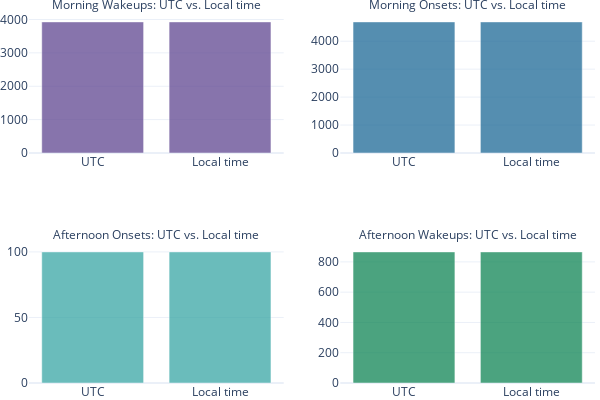

Notebook code cell kept with this figure:
### Markdown cell above
Since the timestamps in both the series and events data are presented with the local time zone offsets, the real question is whether it makes sense to keep the event time in the local time zones or cast them all to UTC. This section is going to visualize some TZ-related patterns.

### Code cell
import pandas as pd
import plotly.graph_objects as go
from plotly.subplots import make_subplots
import plotly.express as px

ground_truth = pd.read_csv("train_events.csv")

# get event counts in UTC
df = ground_truth.copy()
df["timestamp"] = pd.to_datetime(df["timestamp"],utc=True)
df["hour"] = df["timestamp"].dt.hour

# filter for mornings and afternoons
df_morning   = df.loc[df["hour"] <= 12].copy()
df_afternoon = df.loc[df["hour"]  > 12].copy()

utc_stat = {
    "label": "UTC",
    "morning_wakeups": df_morning.loc[df_morning["event"] == "wakeup"].shape[0],
    "morning_onsets": df_morning.loc[df_morning["event"] == "onset"].shape[0],
    "afternoon_onsets": df_afternoon.loc[df_afternoon["event"] == "onset"].shape[0],
    "afternoon_wakeups": df_afternoon.loc[df_afternoon["event"] == "wakeup"].shape[0]
}

# get event counts in the local time zone time
df = ground_truth.copy()
df['timestamp'] = pd.to_datetime(df['timestamp'], utc=True).dt.tz_convert(None)

df["hour"] = df["timestamp"].dt.hour
# filter for mornings and afternoons
df_morning   = df.loc[df["hour"] <= 12].copy()
df_afternoon = df.loc[df["hour"]  > 12].copy()

local_tz_stat = {
    "label": "Local time",
    "morning_wakeups": df_morning.loc[df_morning["event"] == "wakeup"].shape[0],
    "morning_onsets": df_morning.loc[df_morning["event"] == "onset"].shape[0],
    "afternoon_onsets": df_afternoon.loc[df_afternoon["event"] == "onset"].shape[0],
    "afternoon_wakeups": df_afternoon.loc[df_afternoon["event"] == "wakeup"].shape[0]
}

data = [utc_stat, local_tz_stat]
df_stat = pd.DataFrame.from_dict(data)

fig = make_subplots(rows=2, cols=2, subplot_titles=('Morning Wakeups: UTC vs. Local time',
                                                    'Morning Onsets: UTC vs. Local time',
                                                    'Afternoon Onsets: UTC vs. Local time',
                                                    'Afternoon Wakeups: UTC vs. Local time'
                                                   ))

fig.add_trace(go.Bar(x=df_stat['label'], y=df_stat['morning_wakeups']), row=1, col=1)
fig.add_trace(go.Bar(x=df_stat['label'], y=df_stat['morning_onsets']), row=1, col=2)
fig.add_trace(go.Bar(x=df_stat['label'], y=df_stat['afternoon_onsets']), row=2, col=1)
fig.add_trace(go.Bar(x=df_stat['label'], y=df_stat['afternoon_wakeups']), row=2, col=2)
                                
# Update visual layout
fig.update_layout(
    showlegend=False,
    width=600,
    height=400,
    autosize=False,
    margin=dict(t=15, b=0, l=5, r=5),
    template="plotly_white",
    colorway=px.colors.qualitative.Prism ,
)

# update font size at the axes
fig.update_coloraxes(colorbar_tickfont_size=10)

# Update font in the titles: Apparently subplot titles are annotations 
fig.update_annotations(font_size=12)

# Reduce opacity
fig.update_traces(opacity=0.75)

fig.show()

### Figure 1 — Plotly figure (JSON) as saved in the notebook; plotly's stock layout.template omitted (floating-point values rounded to 4 significant figures)
{"data": [{"opacity": 0.75, "type": "bar", "x": ["UTC", "Local time"], "xaxis": "x", "y": [3928, 3928], "yaxis": "y"}, {"opacity": 0.75, "type": "bar", "x": ["UTC", "Local time"], "xaxis": "x2", "y": [4691, 4691], "yaxis": "y2"}, {"opacity": 0.75, "type": "bar", "x": ["UTC", "Local time"], "xaxis": "x3", "y": [100, 100], "yaxis": "y3"}, {"opacity": 0.75, "type": "bar", "x": ["UTC", "Local time"], "xaxis": "x4", "y": [866, 866], "yaxis": "y4"}], "layout": {"annotations": [{"font": {"size": 12}, "showarrow": false, "text": "Morning Wakeups: UTC vs. Local time", "x": 0.225, "xanchor": "center", "xref": "paper", "y": 1, "yanchor": "bottom", "yref": "paper"}, {"font": {"size": 12}, "showarrow": false, "text": "Morning Onsets: UTC vs. Local time", "x": 0.775, "xanchor": "center", "xref": "paper", "y": 1, "yanchor": "bottom", "yref": "paper"}, {"font": {"size": 12}, "showarrow": false, "text": "Afternoon Onsets: UTC vs. Local time", "x": 0.225, "xanchor": "center", "xref": "paper", "y": 0.375, "yanchor": "bottom", "yref": "paper"}, {"font": {"size": 12}, "showarrow": false, "text": "Afternoon Wakeups: UTC vs. Local time", "x": 0.775, "xanchor": "center", "xref": "paper", "y": 0.375, "yanchor": "bottom", "yref": "paper"}], "autosize": false, "coloraxis": {"colorbar": {"tickfont": {"size": 10}}}, "colorway": ["rgb(95, 70, 144)", "rgb(29, 105, 150)", "rgb(56, 166, 165)", "rgb(15, 133, 84)", "rgb(115, 175, 72)", "rgb(237, 173, 8)", "rgb(225, 124, 5)", "rgb(204, 80, 62)", "rgb(148, 52, 110)", "rgb(111, 64, 112)", "rgb(102, 102, 102)"], "height": 400, "margin": {"b": 0, "l": 5, "r": 5, "t": 15}, "showlegend": false, "width": 600, "xaxis": {"anchor": "y", "domain": [0, 0.45]}, "xaxis2": {"anchor": "y2", "domain": [0.55, 1]}, "xaxis3": {"anchor": "y3", "domain": [0, 0.45]}, "xaxis4": {"anchor": "y4", "domain": [0.55, 1]}, "yaxis": {"anchor": "x", "domain": [0.625, 1]}, "yaxis2": {"anchor": "x2", "domain": [0.625, 1]}, "yaxis3": {"anchor": "x3", "domain": [0, 0.375]}, "yaxis4": {"anchor": "x4", "domain": [0, 0.375]}}}
